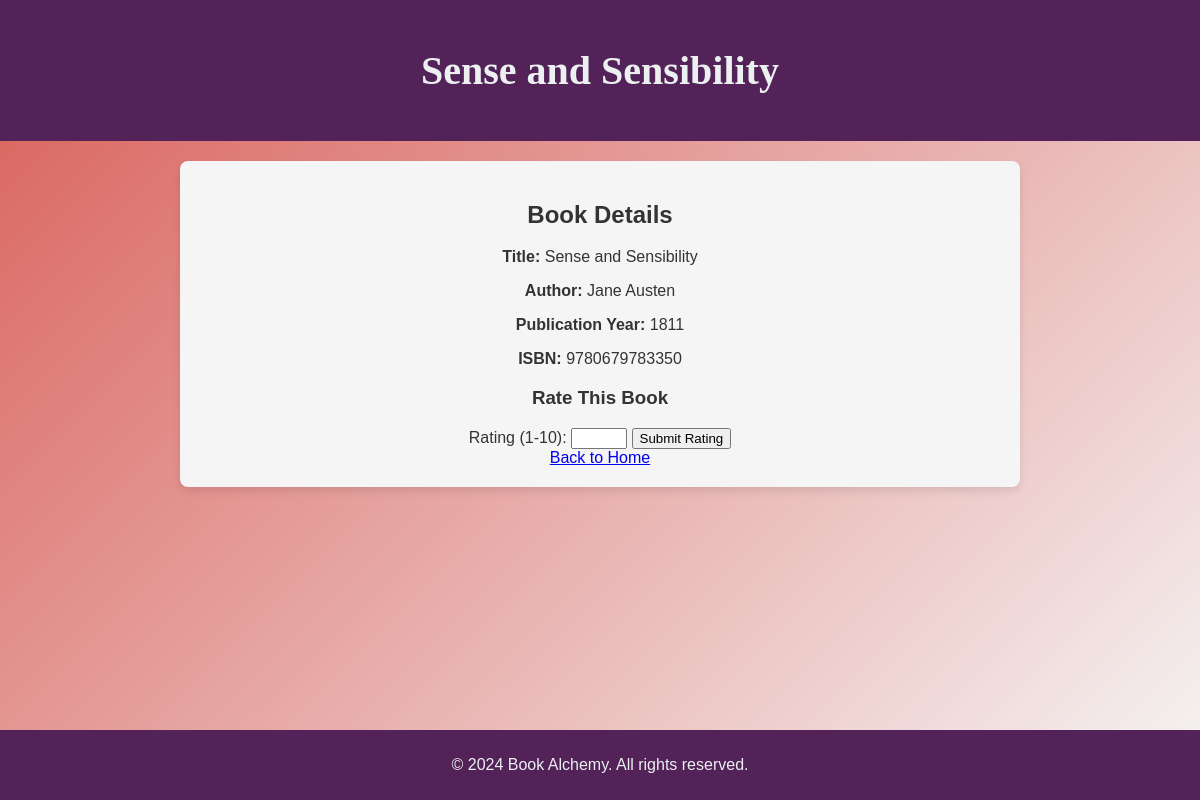
The page /book/6 on the database its author committed.
### data_models.py (models this page shows, shortened)
class Book(db.Model):
    __tablename__ = 'books'
    id = db.Column(db.Integer, primary_key=True)
    isbn = db.Column(db.String(13), unique=True, nullable=False)
    title = db.Column(db.String(200), nullable=False)
    publication_year = db.Column(db.Integer, nullable=False)
    author_id = db.Column(db.Integer,
                          db.ForeignKey('authors.id', ondelete="CASCADE"), nullable=False)
    rating = db.Column(db.Integer, nullable=True)

class Author(db.Model):
    __tablename__ = 'authors'
    id = db.Column(db.Integer, primary_key=True)
    name = db.Column(db.String(150), nullable=False)
    birth_date = db.Column(db.Date, nullable=True)
    date_of_death = db.Column(db.Date, nullable=True)
    books = db.relationship('Book', backref='author', cascade="all, delete-orphan")

### app.py (the view)
@app.route('/book/<int:book_id>')
def book_detail(book_id):
    book = Book.query.get_or_404(book_id)
    return render_template('book_detail.html', book=book)

### templates/book_detail.html (shortened to what this page needs)
<!DOCTYPE html>
<html lang="en">
<head>
    <link rel="stylesheet" href="{{ url_for('static', filename='css/style.css') }}">
</head>
<body>
    <header class="header">
        <h1>{{ book.title }}</h1>
    </header>
    <main class="main-content">
        <h2>Book Details</h2>
        <p><strong>Title:</strong> {{ book.title }}</p>
        <p><strong>Author:</strong> {{ book.author.name }}</p>
        <p><strong>Publication Year:</strong> {{ book.publication_year }}</p>
        <p><strong>ISBN:</strong> {{ book.isbn }}</p>
        <h3>Rate This Book</h3>
        <form method="POST" action="{{ url_for('rate_book', book_id=book.id) }}">
            <label for="rating">Rating (1-10):</label>
            <input type="number" id="rating" name="rating" min="1" max="10" required>
            <button type="submit">Submit Rating</button>
        </form>
        <a href="{{ url_for('home') }}" class="button">Back to Home</a>
    </main>
    <footer class="footer">
        <p>&copy; 2024 Book Alchemy. All rights reserved.</p>
    </footer>
</body>
</html>

### static/css/style.css (style rules this page uses)
body { font-family: 'Arial', sans-serif; background: linear-gradient(135deg, #D95F59, #f5f5f5); color: #333; margin: 0; padding: 0; display: flex; flex-direction: column; align-items: center; min-height: 100vh; }
.header { width: 100%; background-color: #522258; color: #ecf0f1; text-align: center; padding: 20px 0; }
.header h1 { font-size: 2.5rem; font-family: 'Georgia', serif; }
.main-content { width: 80%; max-width: 800px; margin: 20px 0; padding: 20px; background-color: #f5f5f5; border-radius: 8px; box-shadow: 0 4px 8px rgba(0, 0, 0, 0.1); text-align: center; }
.footer { width: 100%; background-color: #522258; color: #ecf0f1; text-align: center; padding: 10px 0; margin-top: auto; }
.main-content { animation: fadeIn 1s ease; }

### rows shown on the page
Book: title "Sense and Sensibility", publication_year "1811", isbn "9780679783350"
Author: author.name "Jane Austen"
